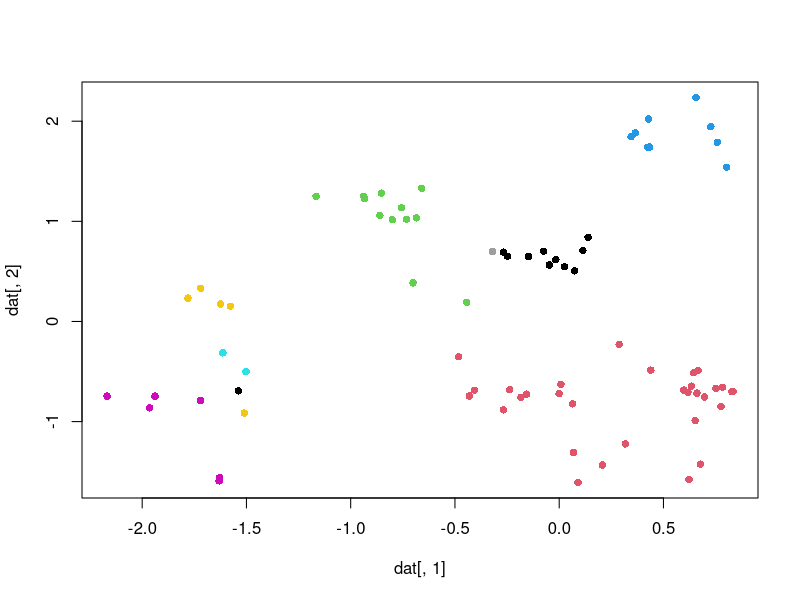

Source code (R): (Note: this script raises an error after producing the figure.)
# >>>>>>>>>>>>>>>>>>>>>>>>>>>>>>>>>>>>>>>>>>>>>>>>>>>>>>>>>>>>>>>>>>>>>>>>>>>>>>>>>>>>>>>>>>>>>>>>>>>>>>>>>>>>
# Project: chapter II
# Date started: 24-08-2021
# Date last modified: 28-08-2021
# Author: Simeon Q. Smeele
# Description: Simple simulation of data that we might get from dtw. 
# This version adds data to code whether or not an ind pair is the same ind. 
# This version adds the rec level. 
# This version was moved to the new repo and paths were fixed. 
# >>>>>>>>>>>>>>>>>>>>>>>>>>>>>>>>>>>>>>>>>>>>>>>>>>>>>>>>>>>>>>>>>>>>>>>>>>>>>>>>>>>>>>>>>>>>>>>>>>>>>>>>>>>>

# Loading libraries
libraries = c('data.table', 'tidyverse', 'rethinking')
for(i in libraries){
  if(! i %in% installed.packages()) lapply(i, install.packages)
  lapply(libraries, require, character.only = TRUE)
}

# Settings
set.seed(3)
N_ind = 10
N_var = 5
lambda_rec = 2
lambda_obs = 3
sigma_ind = 1
sigma_rec = 0.5
sigma_obs = 0.1

# Paths
path_functions = 'ANALYSIS/CODE/functions'
path_out = 'ANALYSIS/RESULTS/luscinia/social networks model/sim_dat.RData'

# Import functions
.functions = sapply(list.files(path_functions, pattern = '*R', full.names = T), source)

# Simulate
recs = c()
inds = c()
dat = data.frame()
for(ind in 1:N_ind){
  means_ind = rnorm(N_var, 0, sigma_ind)
  N_rec = rpois(1, lambda_rec)
  if(N_rec == 0) next
  for(rec in 1:N_rec){
    means_rec = rnorm(N_var, means_ind, sigma_rec)
    N_obs = rpois(1, lambda_obs)
    if(N_obs == 0) next
    for(obs in 1:N_obs){
      recs = c(recs, paste(ind, rec))
      inds = c(inds, ind)
      dat = rbind(dat, rnorm(N_var, means_rec, sigma_obs))
    }
  }
}
inds = as.integer(as.factor(inds))
recs = as.integer(as.factor(recs))

# Plot first two variables
plot(dat[,1], dat[,2], pch = 16, col = inds)

# Make into distance matrix
names(dat) = paste0('x', 1:ncol(dat))
m = as.matrix(dist(dat))
d = m.to.df(m, inds, recs)

# List data
clean_dat = as.list(d)
clean_dat$d = as.numeric(scale(d$d)) # smaller values = closer = more similar
clean_dat$N_ind_pair = max(d$ind_pair)
clean_dat$N_rec_pair = max(d$rec_pair)
clean_dat$N_ind = max(d$ind_i)
clean_dat$N_rec = max(d$rec_i)
clean_dat$N_call = max(d$call_j)
clean_dat$N_obs = length(d$call_i)
clean_dat$same_ind = sapply(1:max(d$ind_pair), function(pair) # 1 = same, 0 = different
  ifelse(clean_dat$ind_i[clean_dat$ind_pair == pair][1] == 
           clean_dat$ind_j[clean_dat$ind_pair == pair][1], 1, 0))

# Save
save(clean_dat, file = path_out)

# Report
message(sprintf('Simulated data for %s individuals. Saved a total of %s data points',
                clean_dat$N_ind, clean_dat$N_obs))